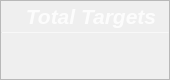
                    <widget class="QFrame" name="Target_QF_cam">
                     <property name="minimumSize">
                      <size>
                       <width>170</width>
                       <height>80</height>
                      </size>
                     </property>
                     <property name="maximumSize">
                      <size>
                       <width>170</width>
                       <height>80</height>
                      </size>
                     </property>
                     <property name="toolTipDuration">
                      <number>0</number>
                     </property>
                     <property name="styleSheet">
                      <string notr="true">QFrame#Target_QF_cam{
color: rgb(255, 255, 255);
border-radius: 15px;
background-color: qradialgradient(cx:0, cy:0, radius:1, fx:0.1, fy:0.1, stop:0 rgb(253, 139, 133),  stop:1 rgb(248, 194, 152));
border: 1px outset rgb(252, 194, 149)
}
</string>
                     </property>
                     <property name="frameShape">
                      <enum>QFrame::StyledPanel</enum>
                     </property>
                     <property name="frameShadow">
                      <enum>QFrame::Raised</enum>
                     </property>
                     <layout class="QVBoxLayout" name="verticalLayout_24" stretch="0,2,1">
                      <property name="spacing">
                       <number>0</number>
                      </property>
                      <property name="leftMargin">
                       <number>0</number>
                      </property>
                      <property name="topMargin">
                       <number>0</number>
                      </property>
                      <property name="rightMargin">
                       <number>0</number>
                      </property>
                      <property name="bottomMargin">
                       <number>0</number>
                      </property>
                      <item>
                       <widget class="QFrame" name="Target_top_cam">
                        <property name="styleSheet">
                         <string notr="true">border:none</string>
                        </property>
                        <property name="frameShape">
                         <enum>QFrame::StyledPanel</enum>
                        </property>
                        <property name="frameShadow">
                         <enum>QFrame::Raised</enum>
                        </property>
                        <layout class="QHBoxLayout" name="horizontalLayout_17">
                         <property name="spacing">
                          <number>0</number>
                         </property>
                         <property name="leftMargin">
                          <number>0</number>
                         </property>
                         <property name="topMargin">
                          <number>3</number>
                         </property>
                         <property name="rightMargin">
                          <number>0</number>
                         </property>
                         <property name="bottomMargin">
                          <number>3</number>
                         </property>
                         <item>
                          <widget class="QLabel" name="label_10">
                           <property name="maximumSize">
                            <size>
                             <width>16777215</width>
                             <height>30</height>
                            </size>
                           </property>
                           <property name="font">
                            <font>
                             <family>Segoe UI</family>
                             <pointsize>16</pointsize>
                             <italic>true</italic>
                             <bold>true</bold>
                            </font>
                           </property>
                           <property name="styleSheet">
                            <string notr="true">color: rgba(255, 255, 255,210);
padding-left:12px;
font: 700 italic 16pt &quot;Segoe UI&quot;;</string>
                           </property>
                           <property name="text">
                            <string>Total Targets</string>
                           </property>
                           <property name="alignment">
                            <set>Qt::AlignCenter</set>
                           </property>
                           <property name="indent">
                            <number>0</number>
                           </property>
                          </widget>
                         </item>
                        </layout>
                       </widget>
                      </item>
                      <item>
                       <widget class="Line" name="line_7">
                        <property name="maximumSize">
                         <size>
                          <width>16777215</width>
                          <height>1</height>
                         </size>
                        </property>
                        <property name="styleSheet">
                         <string notr="true">background-color: rgba(255, 255, 255, 89);</string>
                        </property>
                        <property name="orientation">
                         <enum>Qt::Horizontal</enum>
                        </property>
                       </widget>
                      </item>
                      <item>
                       <widget class="QFrame" name="Target_bottom_cam">
                        <property name="styleSheet">
                         <string notr="true">border:none</string>
                        </property>
                        <property name="frameShape">
                         <enum>QFrame::StyledPanel</enum>
                        </property>
                        <property name="frameShadow">
                         <enum>QFrame::Raised</enum>
                        </property>
                        <layout class="QVBoxLayout" name="verticalLayout_25">
                         <property name="spacing">
                          <number>0</number>
                         </property>
                         <property name="leftMargin">
                          <number>0</number>
                         </property>
                         <property name="topMargin">
                          <number>6</number>
                         </property>
                         <property name="rightMargin">
                          <number>0</number>
                         </property>
                         <property name="bottomMargin">
                          <number>6</number>
                         </property>
                         <item alignment="Qt::AlignTop">
                          <widget class="QLabel" name="Target_num_cam">
                           <property name="minimumSize">
                            <size>
                             <width>0</width>
                             <height>30</height>
                            </size>
                           </property>
                           <property name="maximumSize">
                            <size>
                             <width>16777215</width>
                             <height>30</height>
                            </size>
                           </property>
                           <property name="font">
                            <font>
                             <family>Microsoft YaHei UI</family>
                             <pointsize>17</pointsize>
                             <italic>false</italic>
                             <bold>false</bold>
                             <underline>false</underline>
                            </font>
                           </property>
                           <property name="styleSheet">
                            <string notr="true">color: rgb(255, 255, 255);
font: 17pt &quot;Microsoft YaHei UI&quot;;</string>
                           </property>
                           <property name="text">
                            <string/>
                           </property>
                           <property name="alignment">
                            <set>Qt::AlignCenter</set>
                           </property>
                          </widget>
                         </item>
                        </layout>
                       </widget>
                      </item>
                     </layout>
                    </widget>
